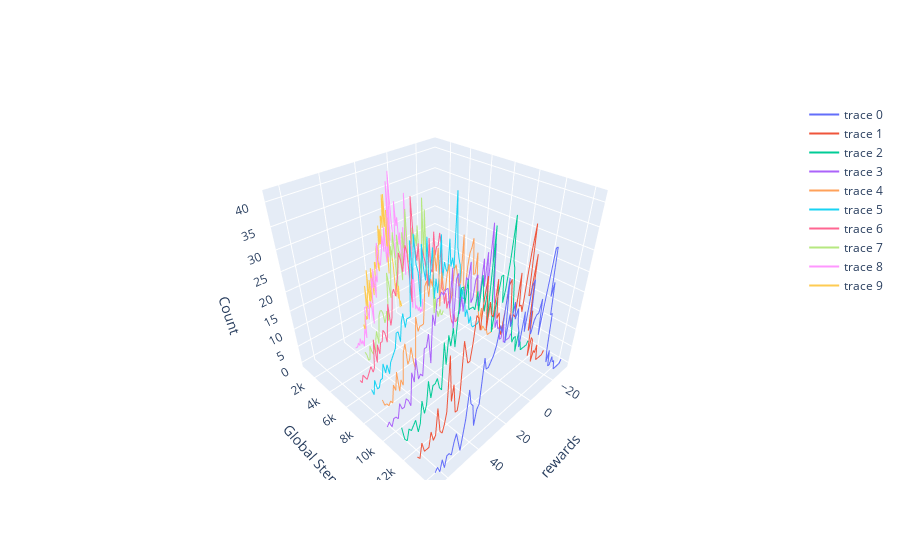

Write notebook code for a chart like this one.
### Code cell
plot_3d_reward_histogram(merged_rewards, "rewards", 2)
